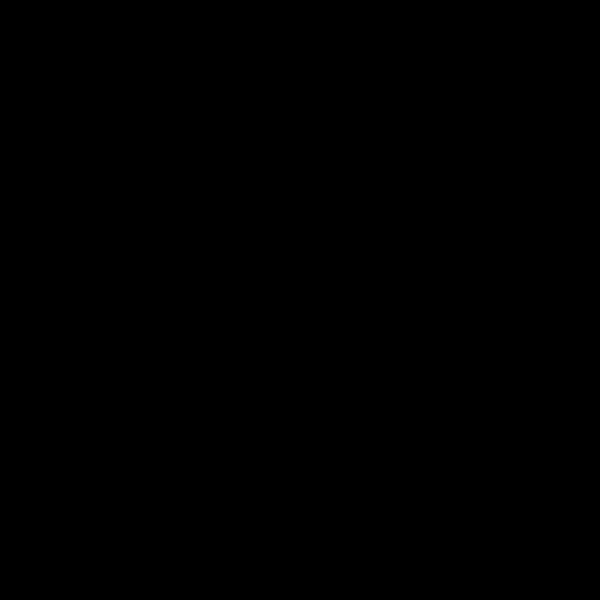
Frame 1 (no input)
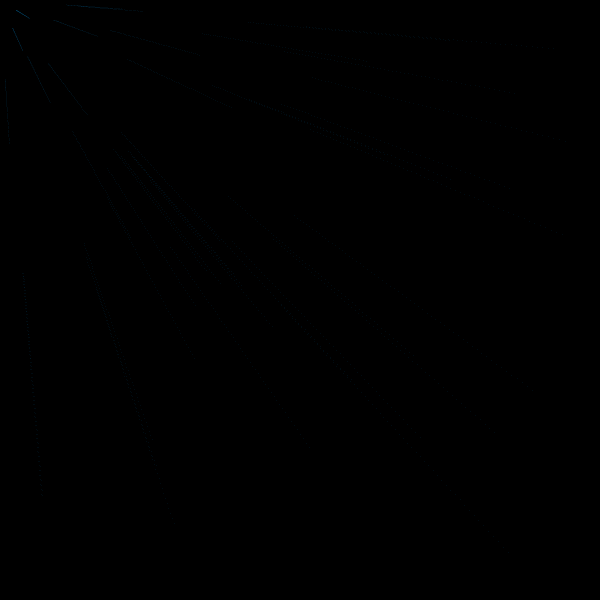
Frame 60 (the mouse pressed at the canvas centre just before this capture)
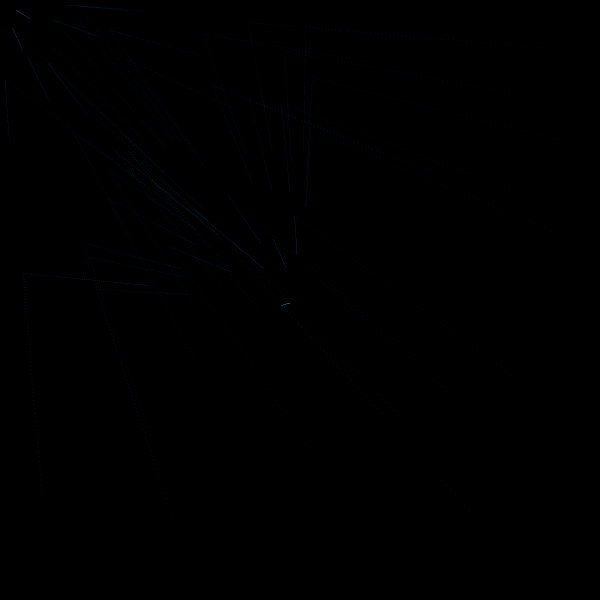
Frame 120 (the mouse held since frame 60 and released just before this capture)

The Processing sketch that drew these frames (run headless with seeded random() and noise(); from frame 60 on, the mouse is pressed at the canvas centre):

// Processing sketch: sketch29
// ── sketch29.pde
Point[] points;

void setup() {
  size(600,600);
  
  colorMode(HSB, 360, 100, 100, 100);
  blendMode(ADD);
  
  points = new Point[40];
  for (int i=0; i<points.length; i++) points[i] = new Point();
  
  background(0);
}

void draw() {
  for (int i=0; i<points.length; i++) {
    points[i].move();
    points[i].draw();
  }
}
// ── Point.pde
class Point {
  float vratio = 0.01;
  
  float x, y;
  float vx, vy;
  
  Point(){
    x = random(width);
    y = random(height);
    
    vx = 0;
    vy = 0;
  }
  
  void move() {
    float dx=mouseX-x, dy=mouseY-y; 
    vx = dx * vratio;// * abs(width-dx);
    vy = dy * vratio;// * abs(height-dy);
    
    x+=vx;
    y+=vy;
  }
  
  void draw() {
    stroke(200, 100, 100, 10);
    point(x, y);
  }
}
